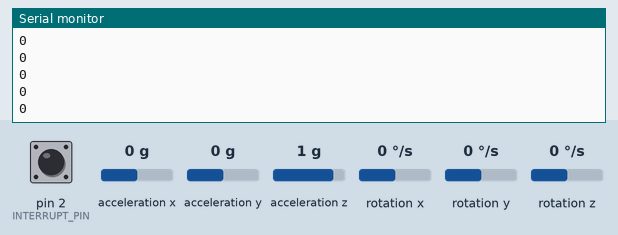
A sketch run on a simulated Arduino Uno, built with avr-gcc and run on an emulated ATmega328P. Parts: the last lines printed to the serial monitor. The test bench sets the inputs (shaded band); at power-on: rotation z 0 °/s, acceleration x 0 g, acceleration y 0 g, acceleration z 1 g, pin 2 (INTERRUPT_PIN) LOW, rotation x 0 °/s, rotation y 0 °/s. The sensor or clock chip raises its interrupt line as the real part does.

Above: at 1.8 s.
1.9 s: rotation z set to -3 °/s
At 2.5 s:
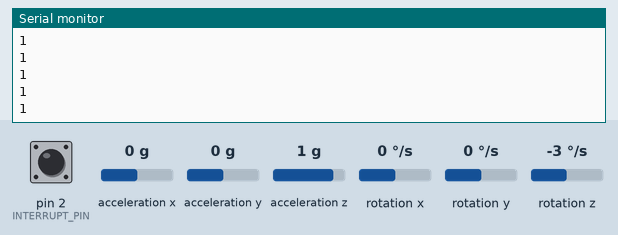
4.4 s: acceleration x set to -1.4 g
At 4.9 s:
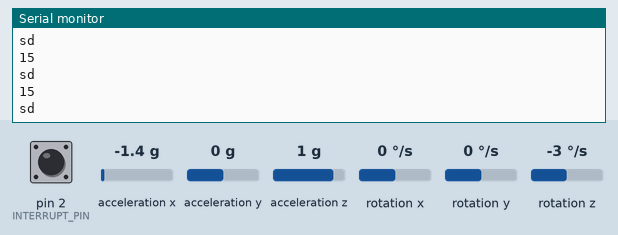
5.9 s: acceleration y set to -1.4 g
At 6.4 s:
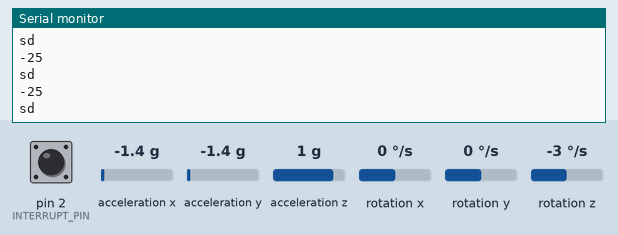
7.4 s: acceleration z set to -1.4 g
At 7.9 s:
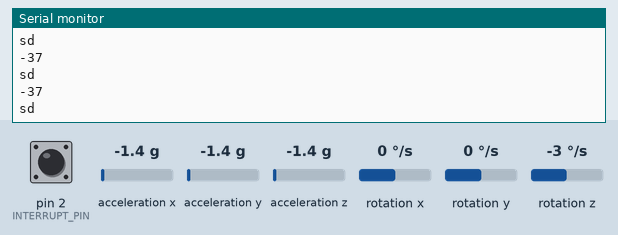
Timing chart, 0 to 9.9 s (numbered marks = the images above; inputs shaded):
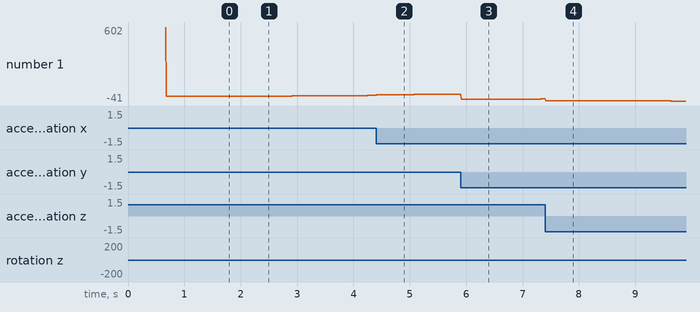

The sketch:

nano_mpu_reading.ino
```cpp
 #include <Wire.h>
#include "I2Cdev.h"
#include "MPU6050_6Axis_MotionApps20.h"
#if I2CDEV_IMPLEMENTATION == I2CDEV_ARDUINO_WIRE
//  #include <Wire.h>
#endif
MPU6050 mpu;

#define OUTPUT_READABLE_YAWPITCHROLL
int flags =0;
//MPU6050 variables
#define INTERRUPT_PIN 2
// MPU control/status vars
bool dmpReady = false;  // set true if DMP init was successful
uint8_t mpuIntStatus;   // holds actual interrupt status byte from MPU
uint8_t devStatus;      // return status after each device operation (0 = success, !0 = error)
uint16_t packetSize;    // expected DMP packet size (default is 42 bytes)
uint16_t fifoCount;     // count of all bytes currently in FIFO

uint8_t fifoBuffer[64]; // FIFO storage buffer
// orientation/motion vars
Quaternion q;           // [w, x, y, z]         quaternion container
VectorInt16 aa;         // [x, y, z]            accel sensor measurements
VectorInt16 aaReal;     // [x, y, z]            gravity-free accel sensor measurements
VectorInt16 aaWorld;    // [x, y, z]            world-frame accel sensor measurements
VectorFloat gravity;    // [x, y, z]            gravity vector
float euler[3];         // [psi, theta, phi]    Euler angle container
float ypr[3];           // [yaw, pitch, roll]   yaw/pitch/roll container and gravity vector

volatile bool mpuInterrupt = false;     // indicates whether MPU interrupt pin has gone high
void dmpDataReady() {
  mpuInterrupt = true;
}

char c;
float setpoint;
bool flag_setpoint = 0;
int headingdegrees;

double getyaw()
{
  if (!dmpReady) return;


  while (!mpuInterrupt && fifoCount < packetSize) {
    if (mpuInterrupt && fifoCount < packetSize) {
      // try to get out of the infinite loop
      fifoCount = mpu.getFIFOCount();
    }
  }


  mpuInterrupt = false;
  mpuIntStatus = mpu.getIntStatus();

  fifoCount = mpu.getFIFOCount();

  if ((mpuIntStatus & _BV(MPU6050_INTERRUPT_FIFO_OFLOW_BIT)) || fifoCount >= 1024) {
    // reset so we can continue cleanly
    mpu.resetFIFO();
    fifoCount = mpu.getFIFOCount();
    Serial.println(F("FIFO overflow!"));
  }
  else if (mpuIntStatus & _BV(MPU6050_INTERRUPT_DMP_INT_BIT)) {

    while (fifoCount < packetSize)
    fifoCount = mpu.getFIFOCount();
    mpu.getFIFOBytes(fifoBuffer, packetSize);

    fifoCount -= packetSize;
    mpu.dmpGetQuaternion(&q, fifoBuffer);
    mpu.dmpGetGravity(&gravity, &q);
    mpu.dmpGetYawPitchRoll(ypr, &q, &gravity);

    return (ypr[0] * 180 / M_PI);

  }
}
  void setup()
  {
    long int x = millis();
     Serial.begin(9600);
     Serial.println("inside setup");
  // #if I2CDEV_IMPLEMENTATION == I2CDEV_ARDUINO_WIRE
    //Wire.begin();
    //Wire.setClock(400000); // 400kHz I2C clock. Comment this line if having compilation difficulties
//#elif I2CDEV_IMPLEMENTATION == I2CDEV_BUILTIN_FASTWIRE
//    Fastwire::setup(400, true);
//#endif

    //I2C communication
    Wire.begin(8);      //join I2C for address 8 or any you have to send
   // Wire.onRequest(requestEvent);   //event

    while (!Serial);
    Serial.println(F("Initializing I2C devices..."));
    mpu.initialize();
    pinMode(INTERRUPT_PIN, INPUT);

    Serial.println(F("Testing device connections..."));
    Serial.println(mpu.testConnection() ? F("MPU6050 connection successful") : F("MPU6050 connection failed"));
    devStatus = mpu.dmpInitialize();
    mpu.setXGyroOffset(220);
    mpu.setYGyroOffset(76);
    mpu.setZGyroOffset(-85);
    mpu.setZAccelOffset(1788);

    if (devStatus == 0)
    {

      Serial.println(F("Enabling DMP..."));
      mpu.setDMPEnabled(true);


      Serial.print(F("Enabling interrupt detection (Arduino external interrupt "));
      Serial.print(digitalPinToInterrupt(INTERRUPT_PIN));
      Serial.println(F(")..."));
      attachInterrupt(digitalPinToInterrupt(INTERRUPT_PIN), dmpDataReady, RISING);
      mpuIntStatus = mpu.getIntStatus();


      Serial.println(F("DMP ready! Waiting for first interrupt..."));
      dmpReady = true;


      packetSize = mpu.dmpGetFIFOPacketSize();
    }
    else {
      // ERROR!
        // 1 = initial memory load failed
        // 2 = DMP configuration updates failed
        // (if it's going to break, usually the code will be 1)
      Serial.print(F("DMP Initialization failed (code "));
      Serial.print(devStatus);
      Serial.println(F(")"));
    }


    Serial.println(millis());

  }

  //Ourmainprogramloop.
  void loop()
  {

    if(millis()>10000 && flag_setpoint == 0)
    {
      setpoint = getyaw();
      flag_setpoint =1;
    }
    headingdegrees = getyaw();
     Serial.println(headingdegrees);
    if(headingdegrees<(-2) || headingdegrees>2)
    {
      Serial.println("sd");
      Wire.begin(8);
       Wire.onRequest(requestEvent);
    }
  }

  void requestEvent()
{
  //Wire.write();
  Wire.write(headingdegrees);

}
```

Measured:
- after the input at 1.9 s, the serial monitor: prints a new line after 0.34 s (image 1)
- after the input at 4.4 s, the serial monitor: prints a new line at once (image 2)
- after the input at 5.9 s, the serial monitor: prints a new line at once (image 3)
- after the input at 7.4 s, the serial monitor: prints a new line at once (image 4)
- plotted number 1: 0 → 7 after the input at 1.9 s, 7 → 19 after the input at 4.4 s, 19 → -23 after the input at 5.9 s, -23 → -41 after the input at 7.4 s
